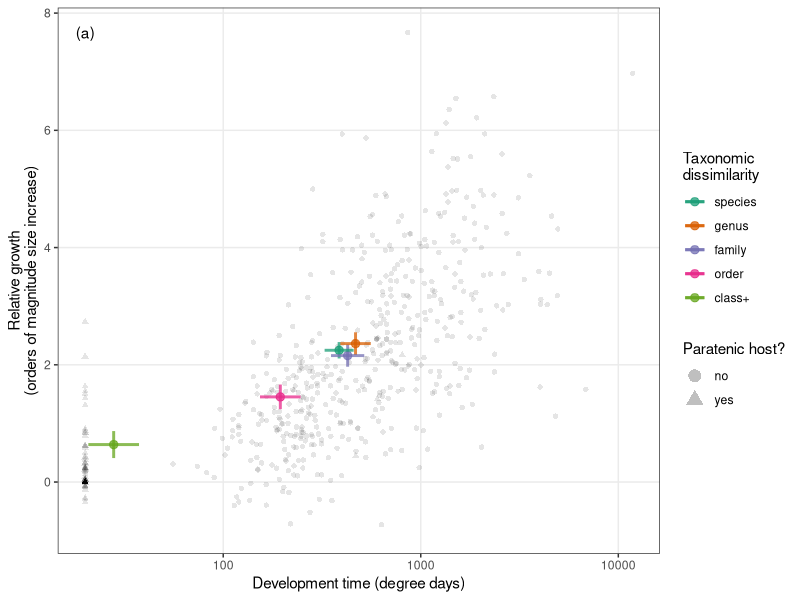
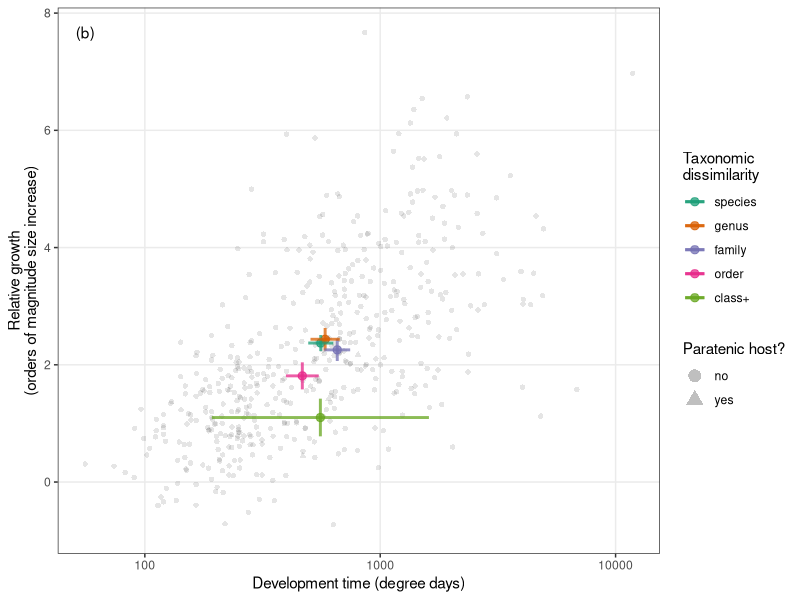
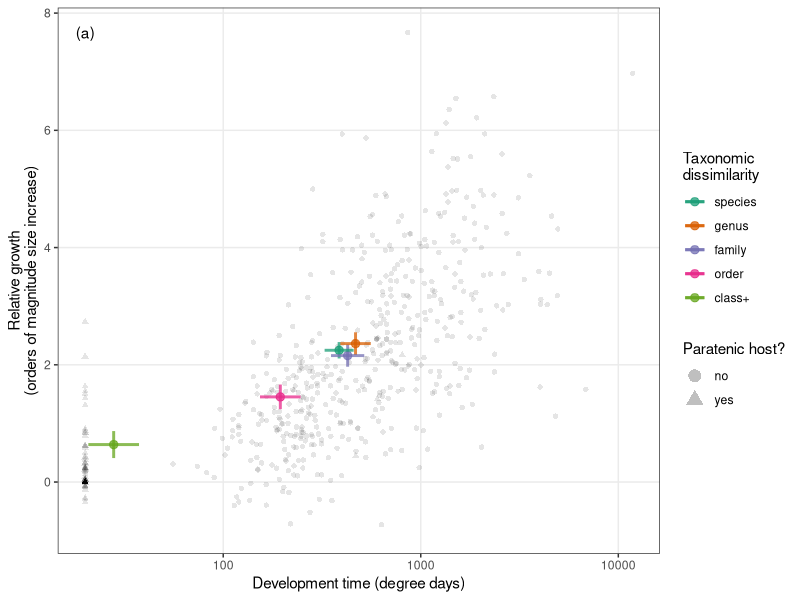
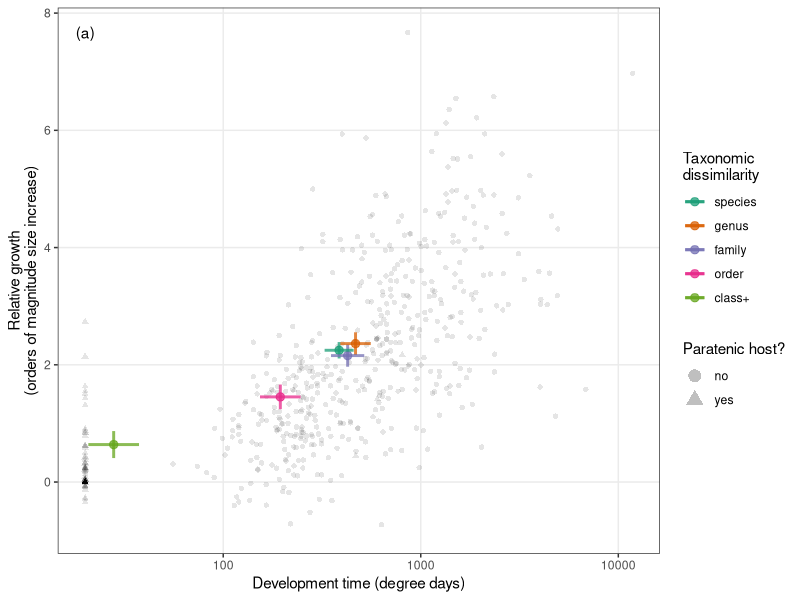
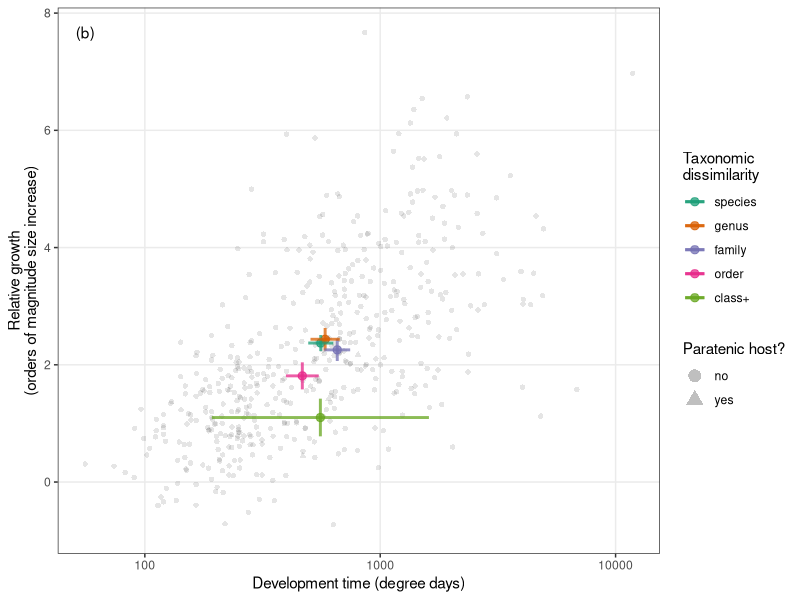
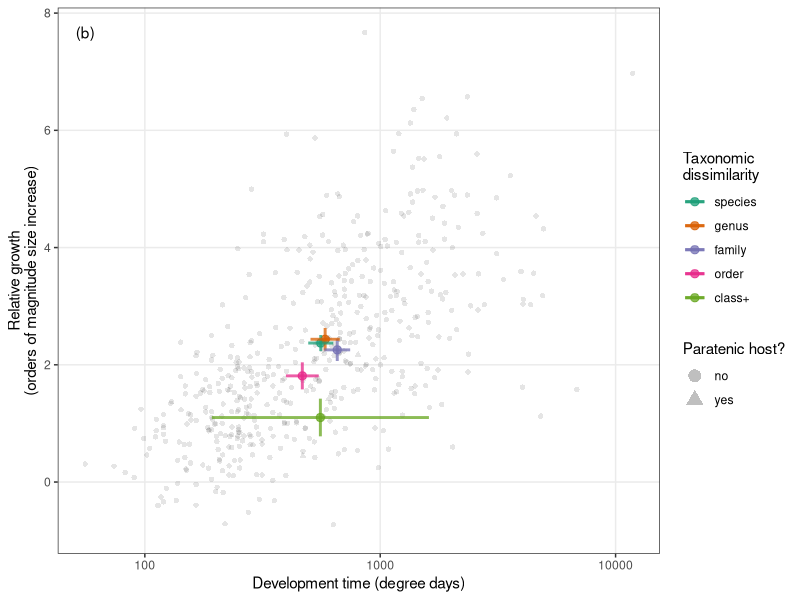

Here is the R script that generated these plots, in order:
## ---- chunk 1
library(dplyr)
library(ggplot2)
library(tidyr)
library(ape)
library(RColorBrewer)
knitr::opts_chunk$set(echo = FALSE, warning = FALSE, message = FALSE)
options(stringsAsFactors = FALSE)
theme_set(new = theme_bw())
## ---- chunk 2
lcdb <- read.csv(file = "../data/CLC_database_updated_names.csv", header = TRUE)
st_level <- read.csv(file = "../data/stage_level_combined.csv", header = TRUE)
## ---- chunk 3
# create starting sizes
st_level <- rename(st_level, stage_length_end = stage_body_length, stage_biov_end = stage_biov)%>%
  mutate(stage_length_start = stage_length_end - abs_growth_len,
         stage_biov_start = stage_biov_end - abs_growth_biov)
## ---- chunk 4
st_level <- mutate(st_level, rel_growth_paratenic = if_else(Facultative == "paratenic" & is.na(rel_growth_biov), 0, rel_growth_biov)) # if paratenic, then growth = 0
st_level <- mutate(st_level, avg_dd_paratenic = if_else(Facultative == "paratenic" & is.na(avg_dd), 20, avg_dd)) # if paratenic, then dt = 0
## ---- chunk 5
st_level <- mutate(st_level, Host_no_fac = if_else(Host.no > 4, as.integer(4), Host.no))%>%
  mutate(Host_no_fac = factor(Host_no_fac))
## ---- chunk 6
st_level <- mutate(st_level, paratenic = if_else(Facultative == "paratenic", "yes", "no"))
## ---- chunk 7
st_level <- mutate(st_level, generalist_fac = cut(hsi_lcdb_suspcious_rem, breaks = c(0, 1, 2, 3, 4, 6)))%>% # cut tax dissim by tax hierarchy
  mutate(generalist_fac = factor(generalist_fac, labels = c("species", "genus", "family", "order", "class+")))
## ---- chunk 8
st_level_dt <- group_by(st_level, generalist_fac)%>%
  summarize(avg_dd_p = mean(log10(avg_dd_paratenic), na.rm = T),
            sd_dd_p = sd(log10(avg_dd_paratenic), na.rm = T),
            n_dt = sum(!is.na(avg_dd_paratenic)),
            
            avg_g_p = mean(rel_growth_paratenic, na.rm = T),
            sd_g_p = sd(rel_growth_paratenic, na.rm = T),
            n_g = sum(!is.na(rel_growth_paratenic))
            )
st_level_dt <- mutate(st_level_dt, se_dd_p = sd_dd_p/sqrt(n_dt), se_g_p = sd_g_p/sqrt(n_g))%>%na.omit()
## ---- chunk 9
# mypal <- brewer.pal(9, "PuRd")
# mypal <- mypal[c(3,5,6,8,9)]
# tried to color points with sequential palette, but it did not work so well
## ---- chunk 10
f3a <- ggplot(st_level, aes(x = avg_dd_paratenic, y = rel_growth_paratenic)) +
  scale_x_log10() + 
  geom_point(aes(shape = paratenic), alpha = 0.1) +
  geom_point(data = st_level_dt, aes(x = 10^(avg_dd_p), y = avg_g_p, color = generalist_fac),
             alpha = 0.75, size = 2.5) +
  geom_errorbar(data = st_level_dt, aes(x = 10^(avg_dd_p), y = avg_g_p, 
                                        ymin = avg_g_p - 1.96*se_g_p, ymax = avg_g_p + 1.96*se_g_p,
                                        color = generalist_fac),
                alpha = 0.75, size = 1, width = 0) +
  geom_errorbarh(data = st_level_dt, aes(x = 10^(avg_dd_p), y = avg_g_p,
                                         xmin = 10^(avg_dd_p - 1.96*se_dd_p), 
                                         xmax = 10^(avg_dd_p + 1.96*se_dd_p),
                                         color = generalist_fac), 
                alpha = 0.75, size = 1, height = 0) +
  scale_shape_manual(values = c(16,17)) +
  scale_color_brewer(type = 'qual', palette = "Dark2") +
  # scale_color_manual(values = mypal) +
  theme(panel.grid.minor = element_blank()) +
  labs(y = "Relative growth\n(orders of magnitude size increase)", x = "Development time (degree days)", 
       shape = "Paratenic host?", color = "Taxonomic\ndissimilarity") +
  guides(shape = guide_legend(override.aes = list(size = 4, alpha = 0.25))) +
  annotate(geom = 'text', label = '(a)', x = min(st_level$avg_dd_paratenic, na.rm=T), y = max(st_level$rel_growth_paratenic, na.rm=T) )
f3a
## ---- chunk 11
st_level_dt <- group_by(st_level, generalist_fac)%>%
  summarize(avg_dd_p = mean(log10(avg_dd), na.rm = T),
            sd_dd_p = sd(log10(avg_dd), na.rm = T),
            n_dt = sum(!is.na(avg_dd)),
            
            avg_g_p = mean(rel_growth_biov, na.rm = T),
            sd_g_p = sd(rel_growth_biov, na.rm = T),
            n_g = sum(!is.na(rel_growth_biov))
            )
st_level_dt <- mutate(st_level_dt, se_dd_p = sd_dd_p/sqrt(n_dt), se_g_p = sd_g_p/sqrt(n_g))%>%na.omit()
## ---- chunk 12
f3b <- ggplot(st_level, aes(x = avg_dd, y = rel_growth_biov)) +
  scale_x_log10() + 
  geom_point(aes(shape = paratenic), alpha = 0.1) +
  geom_point(data = st_level_dt, aes(x = 10^(avg_dd_p), y = avg_g_p, color = generalist_fac),
             alpha = 0.75, size = 2.5) +
  geom_errorbar(data = st_level_dt, aes(x = 10^(avg_dd_p), y = avg_g_p, 
                                        ymin = avg_g_p - 1.96*se_g_p, ymax = avg_g_p + 1.96*se_g_p,
                                        color = generalist_fac), 
                alpha = 0.75, size = 1, width = 0) +
  geom_errorbarh(data = st_level_dt, aes(x = 10^(avg_dd_p), y = avg_g_p,
                                         xmin = 10^(avg_dd_p - 1.96*se_dd_p), 
                                         xmax = 10^(avg_dd_p + 1.96*se_dd_p),
                                         color = generalist_fac), 
                 alpha = 0.75, size = 1, height = 0) +
  scale_shape_manual(values = c(16,17)) +
  scale_color_brewer(type = 'qual', palette = "Dark2") +
  theme(panel.grid.minor = element_blank()) +
  labs(y = "Relative growth\n(orders of magnitude size increase)", x = "Development time (degree days)", 
       shape = "Paratenic host?", color = "Taxonomic\ndissimilarity") +
  guides(shape = guide_legend(override.aes = list(size = 4, alpha = 0.25))) +
  annotate(geom = 'text', label = '(b)', x = min(st_level$avg_dd, na.rm=T), y = max(st_level$rel_growth_biov, na.rm=T) )
f3b

## ---- chunk 13
# library(cowplot)
## ---- chunk 14
# f3a2 <- f3a + 
#   guides(color = FALSE, shape = FALSE)
# 
# f3b2 <- f3b +
#   theme(axis.text.y = element_blank(),
#   axis.title.y = element_blank())
## ---- chunk 15
# # ap <- align_plots(f3a2, f3b2, align="hv")
# 
# f3c <- gridExtra::grid.arrange(f3a2, f3b2, nrow = 1)
# 
# f3c <- gridExtra::grid.arrange(ap[[1]], ap[[2]], nrow = 1)
## ---- chunk 16
fig_width <- 6
fig_height <- 4.5

ggsave(filename = "../figs/Fig3a.svg", plot = f3a, device = 'svg', units = 'in', width = fig_width, height = fig_height)
ggsave(filename = "../figs/Fig3a.png", plot = f3a, device = 'png', units = 'in', width = fig_width, height = fig_height)
## ---- chunk 17
ggsave(filename = "../figs/Fig3b.svg", plot = f3b, device = 'svg', units = 'in', width = fig_width, height = fig_height)
ggsave(filename = "../figs/Fig3b.png", plot = f3b, device = 'png', units = 'in', width = fig_width, height = fig_height)
